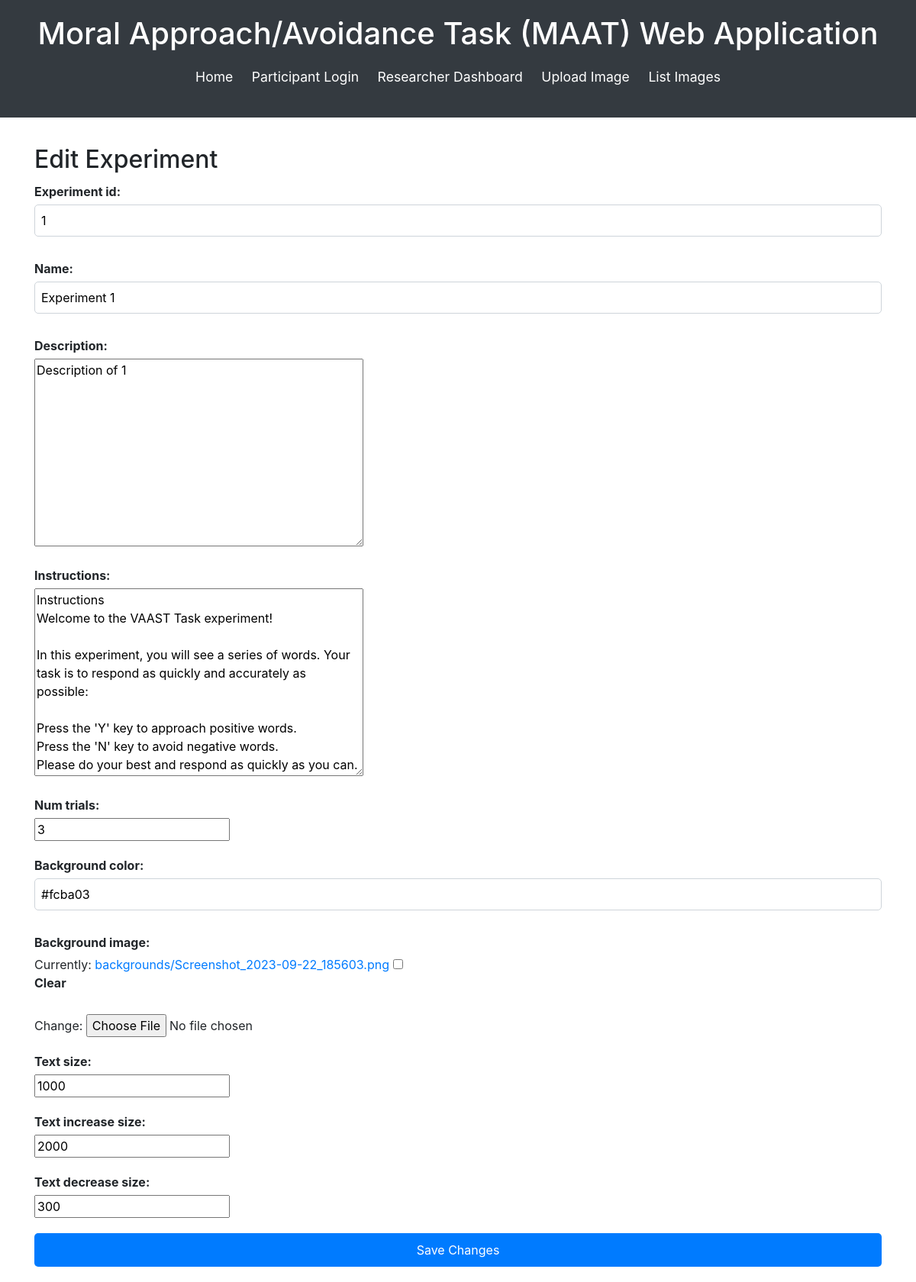
Screenshot of /experiment/edit/9/ (signed in) with the database file from the repository.
### maat_app/models.py (models this page shows, shortened)
class Experiment(models.Model):
    experiment_id = models.CharField(max_length=100, unique=True)
    name = models.CharField(max_length=255)
    description = models.TextField(blank=True, null=True)
    instructions = models.TextField(blank=True, null=True)
    num_trials = models.IntegerField(default=0)
    background_color = models.CharField(max_length=7, default="#ffffff")
    background_image = models.ImageField(upload_to='backgrounds/', null=True, blank=True)
    text_size = models.IntegerField(default=100)
    text_increase_size = models.IntegerField(default=120)
    text_decrease_size = models.IntegerField(default=80)
    date_created = models.DateTimeField(auto_now_add=True)

### maat_app/views.py (the view)
# urls.py: path('experiment/edit/<int:experiment_id>/', views.edit_experiment, name='edit_experiment'),
@login_required
def edit_experiment(request, experiment_id):
    experiment = get_object_or_404(Experiment, id=experiment_id)
    if request.method == 'POST':
        form = ExperimentForm(request.POST, request.FILES, instance=experiment)  # Include request.FILES
        if form.is_valid():
            form.save()
            return redirect('list_experiments')
    else:
        form = ExperimentForm(instance=experiment)
    return render(request, 'maat_app/edit_experiment.html', {'form': form, 'experiment': experiment})

### maat_app/forms.py
class ExperimentForm(forms.ModelForm):
    class Meta:
        model = Experiment
        fields = ['experiment_id', 'name', 'description', 'instructions', 'num_trials', 'background_color', 'background_image', 'text_size', 'text_increase_size', 'text_decrease_size']

### maat_app/templates/maat_app/edit_experiment.html (shortened to what this page needs)
{% extends "maat_app/base.html" %}
{% block content %}
<div class="content">
    <h2>Edit Experiment</h2>
    <form method="POST" enctype="multipart/form-data">
        {{ form.as_p }}
        <button type="submit" class="button">Save Changes</button>
    </form>
</div>
{% endblock %}

### maat_app/static/css/style.css (style rules this page uses)
body { font-family: 'Arial', sans-serif; font-size: 16px; background-color: #f8f9fa; color: #212529; line-height: 1.6; margin: 0; padding: 0; }
a { color: #007bff; text-decoration: none; }
button { background-color: #007bff; color: white; border: none; padding: 10px 20px; cursor: pointer; font-size: 1em; border-radius: 5px; }
form label { display: block; margin-bottom: 5px; font-weight: bold; }
form input[type='text'], form input[type='password'], form input[type='email'] { width: 100%; padding: 8px; margin-bottom: 10px; border: 1px solid #ced4da; border-radius: 5px; }
form button[type='submit'] { width: 100%; padding: 10px; background-color: #007bff; color: white; border: none; font-size: 1em; border-radius: 5px; }
.content h2 { font-size: 2em; margin-bottom: 10px; }
.content p { margin-bottom: 20px; text-align: justify; }
.content .button { background-color: #007bff; color: white; border: none; padding: 10px 20px; cursor: pointer; font-size: 1em; border-radius: 5px; text-align: center; display: inline-block; text-decoration: none; }

### rows the page displays
Experiment: experiment_id "1", name "Experiment 1", description "Description of 1", instructions "Instructions Welcome to the VAAST Task experiment! In this experiment, you will see a series of words. Your task is to respond as quickly and accurately as possible: Press the 'Y' key to approach positive words. Press the 'N' key to avoid negative words. Please do your best and respond as quickly as you can.", num_trials "3", background_color "#fcba03", text_size "1000", text_increase_size "2000", text_decrease_size "300"
